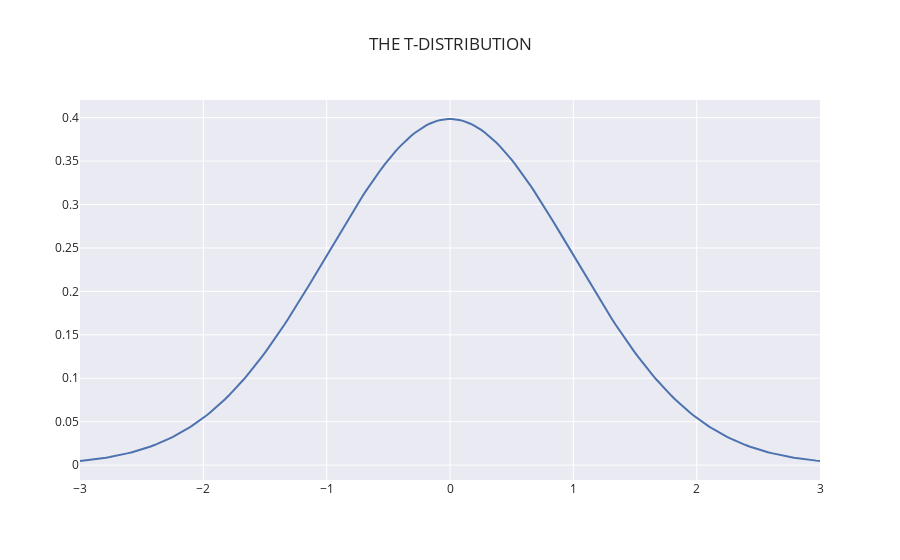

The notebook cell saved with this chart:
### Markdown cell above
`Creating the t-distribution`

### Code cell
## thee values of the distribution  
t_xvals = np.linspace(-3,3,200)
## the pdf  
t_dist_pdf = stats.t.pdf(t_xvals , 198)
## plot the pdf  
t_dist_fig = go.Figure()
## adding the pdf now  
t_dist_fig.add_trace(  
    go.Scatter( 
        x = t_xvals ,  
        y=t_dist_pdf ,  
        name = 'PDF',  
        mode='lines'

    )
)
t_dist_fig.update_layout(title='THE T-DISTRIBUTION')

### Figure 1 — Plotly figure (JSON) as saved in the notebook; plotly's stock layout.template omitted (floating-point values rounded to 4 significant figures; data arrays with more than 128 entries replaced by an {"elided": "..."} marker saying what was removed)
{"data": [{"mode": "lines", "name": "PDF", "type": "scatter", "x": {"elided": "200 float values"}, "y": {"elided": "200 float values"}}], "layout": {"title": {"text": "THE T-DISTRIBUTION"}}}
